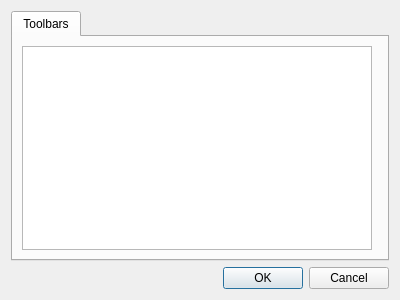
<?xml version="1.0" encoding="UTF-8"?>
<ui version="4.0">
 <class>PreferencesDialog</class>
 <widget class="QDialog" name="PreferencesDialog">
  <property name="geometry">
   <rect>
    <x>0</x>
    <y>0</y>
    <width>400</width>
    <height>300</height>
   </rect>
  </property>
  <property name="windowTitle">
   <string>Preferences</string>
  </property>
  <layout class="QVBoxLayout" name="verticalLayout">
   <item>
    <widget class="QTabWidget" name="tabWidget">
     <widget class="QWidget" name="tabToolbars">
      <attribute name="title">
       <string>Toolbars</string>
      </attribute>
      <layout class="QHBoxLayout" name="horizontalLayout">
       <item>
        <widget class="QListWidget" name="listWidgetToolbars">
         <property name="editTriggers">
          <set>QAbstractItemView::CurrentChanged</set>
         </property>
         <property name="viewMode">
          <enum>QListView::ListMode</enum>
         </property>
        </widget>
       </item>
       <item>
        <widget class="QWidget" name="widgetToolbar" native="true"/>
       </item>
      </layout>
     </widget>
    </widget>
   </item>
   <item>
    <widget class="QDialogButtonBox" name="buttonBox">
     <property name="orientation">
      <enum>Qt::Horizontal</enum>
     </property>
     <property name="standardButtons">
      <set>QDialogButtonBox::Cancel|QDialogButtonBox::Ok</set>
     </property>
    </widget>
   </item>
  </layout>
 </widget>
 <resources/>
 <connections>
  <connection>
   <sender>buttonBox</sender>
   <signal>accepted()</signal>
   <receiver>PreferencesDialog</receiver>
   <slot>accept()</slot>
   <hints>
    <hint type="sourcelabel">
     <x>248</x>
     <y>254</y>
    </hint>
    <hint type="destinationlabel">
     <x>157</x>
     <y>274</y>
    </hint>
   </hints>
  </connection>
  <connection>
   <sender>buttonBox</sender>
   <signal>rejected()</signal>
   <receiver>PreferencesDialog</receiver>
   <slot>reject()</slot>
   <hints>
    <hint type="sourcelabel">
     <x>316</x>
     <y>260</y>
    </hint>
    <hint type="destinationlabel">
     <x>286</x>
     <y>274</y>
    </hint>
   </hints>
  </connection>
 </connections>
</ui>
